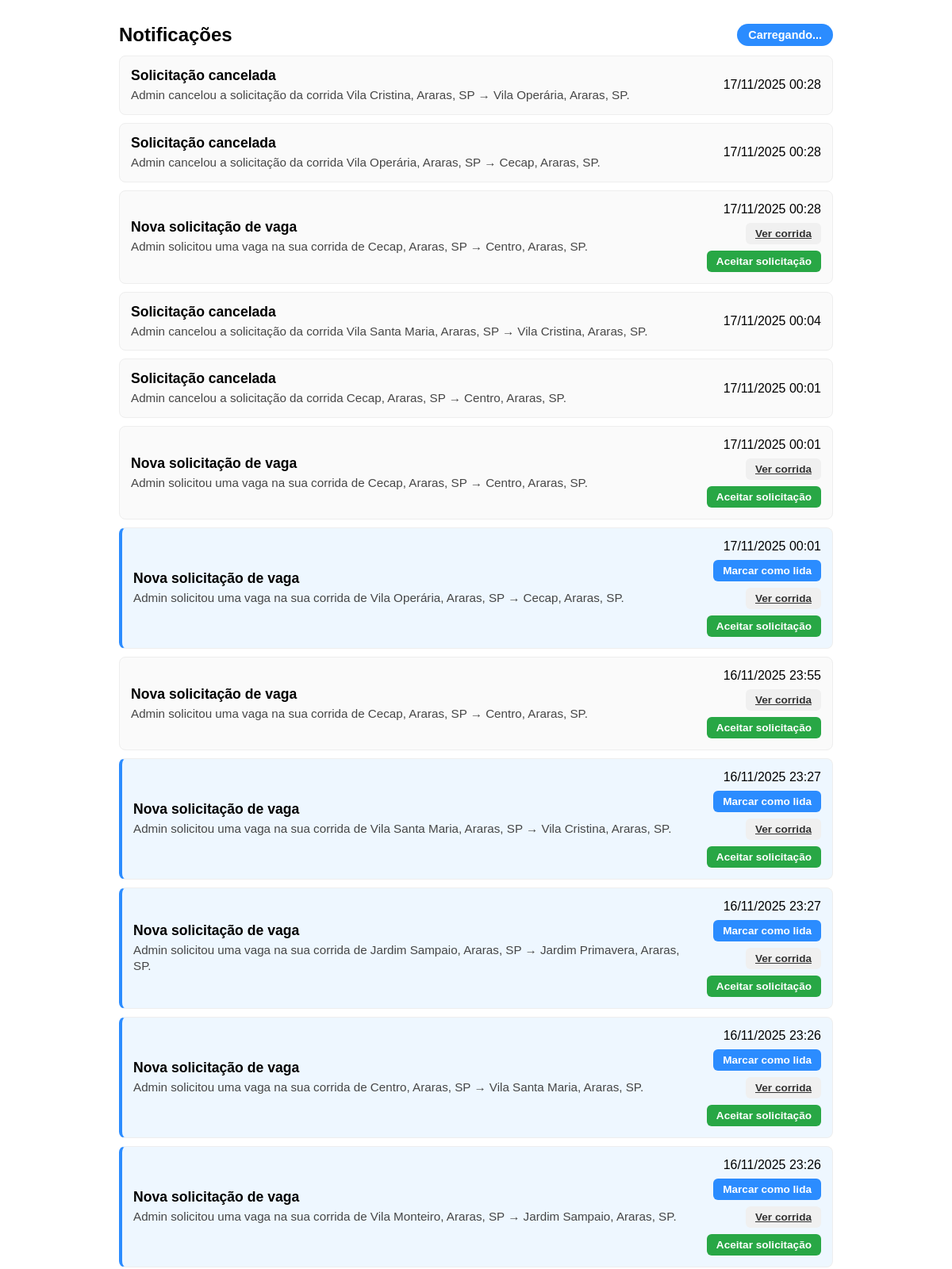
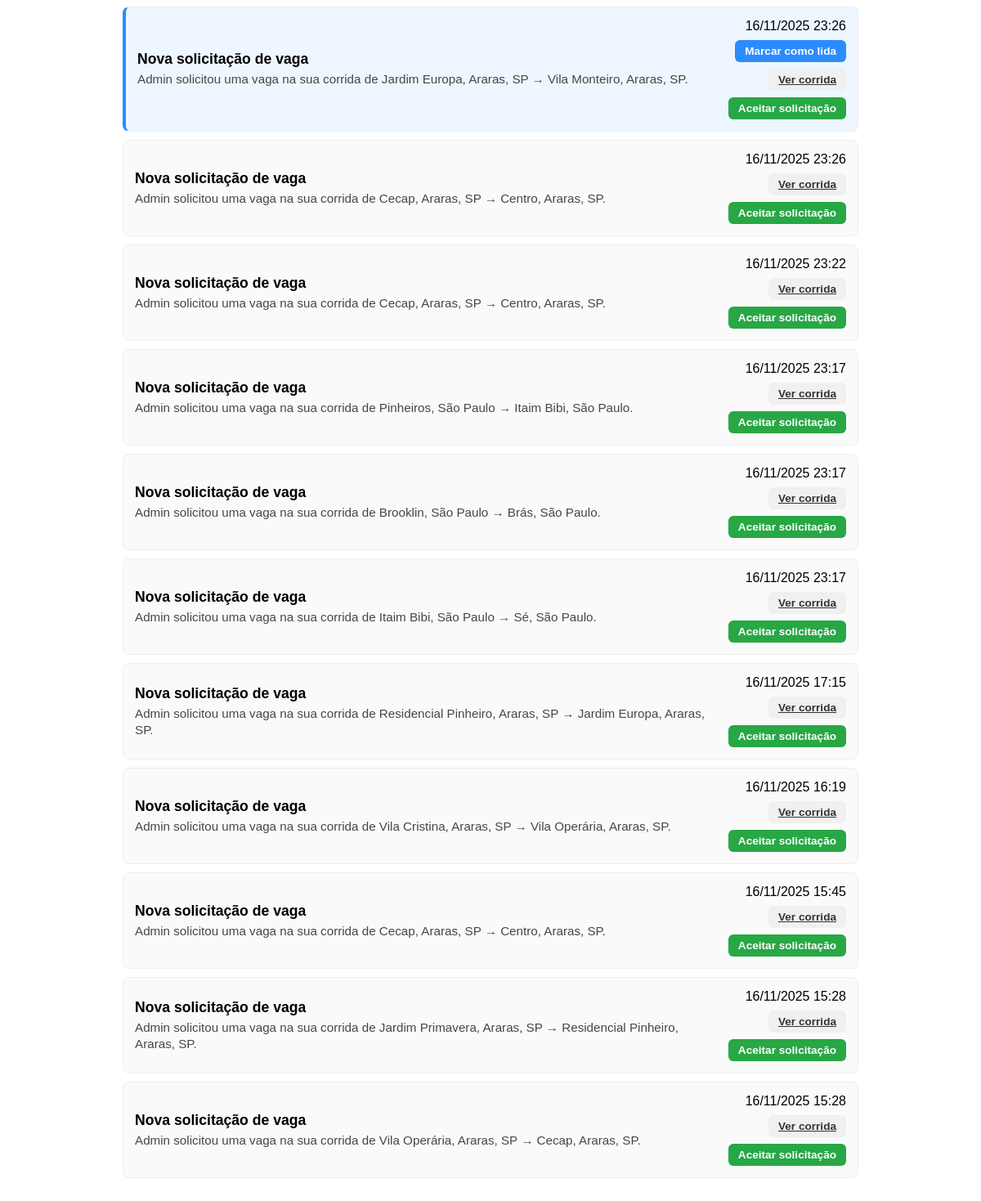
The page /notificacao/ (signed in) on the database its author committed (2 pictures, top to bottom).
### notificacao/models.py (models this page shows, shortened)
class Notificacao(models.Model):
    TIPO_SOLICITACAO_RECEBIDA = 'solicitacao_recebida'
    TIPO_SOLICITACAO_RESPONDIDA = 'solicitacao_respondida'
    TIPO_CHOICES = [
        (TIPO_SOLICITACAO_RECEBIDA, 'Solicitação recebida'),
        (TIPO_SOLICITACAO_RESPONDIDA, 'Solicitação respondida'),
    ]
    usuario = models.ForeignKey(settings.AUTH_USER_MODEL, on_delete=models.CASCADE, related_name='notificacoes')
    titulo = models.CharField(max_length=200)
    mensagem = models.TextField()
    tipo = models.CharField(max_length=50, choices=TIPO_CHOICES)
    dados = models.JSONField(default=dict, blank=True)  # ex: {"corrida_id": 12, "solicitacao_id": 33}
    lida = models.BooleanField(default=False)
    criada_em = models.DateTimeField(auto_now_add=True)
    class Meta:
        ordering = ['-criada_em']

### notificacao/views.py (the view)
# urls.py: path("", views.lista_notificacoes, name="lista"),
@login_required
def lista_notificacoes(request):
    notificacoes = Notificacao.objects.filter(usuario=request.user).order_by('-criada_em')[:100]
    return render(request, "notificacao/lista_notificacoes.html", {"notificacoes": notificacoes})

### notificacao/templates/notificacao/lista_notificacoes.html (shortened to what this page needs)
{% extends "base.html" %}
{% load static %}
{% block content %}
<div class="notif-page">
  <div class="notif-header">
    <h2>Notificações</h2>
    <div id="notif-badge" class="notif-badge">Carregando...</div>
  </div>
  <div id="notif-list" class="notif-list">
    {% for n in notificacoes %}
      <div class="notif-item {% if not n.lida %}nao-lida{% endif %}" data-id="{{ n.id }}">
        <div class="notif-main">
          <div class="notif-title">{{ n.titulo }}</div>
          <div class="notif-msg">{{ n.mensagem }}</div>
        </div>
        <div class="notif-meta">
          <div class="notif-time">{{ n.criada_em|date:"d/m/Y H:i" }}</div>
          {% if not n.lida %}
            <button class="btn-marcar-lida" data-id="{{ n.id }}">Marcar como lida</button>
          {% endif %}
          {% if n.tipo == n.TIPO_SOLICITACAO_RECEBIDA and n.dados.corrida_id %}
            <a href="{% url 'corrida:detalhe' n.dados.corrida_id %}" class="btn-detalhe">Ver corrida</a>
            {% if n.dados.solicitacao_id %}
              <button class="btn-aceitar" data-corrida="{{ n.dados.corrida_id }}" data-solicitacao="{{ n.dados.solicitacao_id }}">
                Aceitar solicitação
              </button>
            {% endif %}
          {% endif %}
        </div>
      </div>
    {% empty %}
      <p>Você não possui notificações.</p>
    {% endfor %}
  </div>
</div>
<link rel="stylesheet" href="{% static 'notificacao/css/notificacoes.css' %}">
{% endblock %}

### notificacao/static/notificacao/css/notificacoes.css (style rules this page uses)
.notif-page { max-width: 900px; margin: 18px auto; padding: 12px; font-family: sans-serif; }
.notif-header { display: flex; justify-content: space-between; align-items: center; margin-bottom: 12px; }
.notif-header h2 { font-size: 1.5rem; margin: 0; }
.notif-badge { background: #2b8cff; color: white; padding: 6px 14px; border-radius: 999px; font-weight: 700; font-size: 0.9rem; min-width: 80px; text-align: center; transition: background 0.2s; }
.notif-list { display: flex; flex-direction: column; gap: 10px; }
.notif-item { display: flex; justify-content: space-between; gap: 12px; padding: 14px; border-radius: 8px; background: #fafafa; border: 1px solid #eee; align-items: center; transition: transform 0.1s, box-shadow 0.1s; }
.notif-item.nao-lida { background: #eef7ff; border-left: 4px solid #2b8cff; }
.notif-main { flex: 1; }
.notif-title { font-weight: 700; margin-bottom: 4px; font-size: 1.1rem; }
.notif-msg { color: #333; opacity: 0.9; font-size: 0.95rem; line-height: 1.3; }
.notif-meta { white-space: nowrap; display: flex; flex-direction: column; gap: 8px; align-items: flex-end; }
.btn-marcar-lida, .btn-detalhe, .btn-aceitar { padding: 6px 12px; border-radius: 6px; border: none; cursor: pointer; font-size: 0.85rem; font-weight: 600; transition: background 0.2s; }
.btn-marcar-lida { background: #2b8cff; color: white; }
.btn-detalhe { background: #f0f0f0; color: #333; }
.btn-aceitar { background: #28a745; color: white; }

### rows shown on the page
Notificacao: titulo "Solicitação cancelada", mensagem "Admin cancelou a solicitação da corrida Vila Cristina, Araras, SP → Vila Operária, Araras, SP.", criada_em "17/11/2025 00:28"
Notificacao: titulo "Solicitação cancelada", mensagem "Admin cancelou a solicitação da corrida Vila Operária, Araras, SP → Cecap, Araras, SP.", criada_em "17/11/2025 00:28"
Notificacao: titulo "Nova solicitação de vaga", mensagem "Admin solicitou uma vaga na sua corrida de Cecap, Araras, SP → Centro, Araras, SP.", criada_em "17/11/2025 00:28"
Notificacao: titulo "Solicitação cancelada", mensagem "Admin cancelou a solicitação da corrida Vila Santa Maria, Araras, SP → Vila Cristina, Araras, SP.", criada_em "17/11/2025 00:04"
Notificacao: titulo "Solicitação cancelada", mensagem "Admin cancelou a solicitação da corrida Cecap, Araras, SP → Centro, Araras, SP.", criada_em "17/11/2025 00:01"
Notificacao: titulo "Nova solicitação de vaga", mensagem "Admin solicitou uma vaga na sua corrida de Cecap, Araras, SP → Centro, Araras, SP.", criada_em "17/11/2025 00:01"
Notificacao: titulo "Nova solicitação de vaga", mensagem "Admin solicitou uma vaga na sua corrida de Vila Operária, Araras, SP → Cecap, Araras, SP.", criada_em "17/11/2025 00:01"
Notificacao: titulo "Nova solicitação de vaga", mensagem "Admin solicitou uma vaga na sua corrida de Cecap, Araras, SP → Centro, Araras, SP.", criada_em "16/11/2025 23:55"
Notificacao: titulo "Nova solicitação de vaga", mensagem "Admin solicitou uma vaga na sua corrida de Vila Santa Maria, Araras, SP → Vila Cristina, Araras, SP.", criada_em "16/11/2025 23:27"
Notificacao: titulo "Nova solicitação de vaga", mensagem "Admin solicitou uma vaga na sua corrida de Jardim Sampaio, Araras, SP → Jardim Primavera, Araras, SP.", criada_em "16/11/2025 23:27"
Notificacao: titulo "Nova solicitação de vaga", mensagem "Admin solicitou uma vaga na sua corrida de Centro, Araras, SP → Vila Santa Maria, Araras, SP.", criada_em "16/11/2025 23:26"
Notificacao: titulo "Nova solicitação de vaga", mensagem "Admin solicitou uma vaga na sua corrida de Vila Monteiro, Araras, SP → Jardim Sampaio, Araras, SP.", criada_em "16/11/2025 23:26"
Notificacao: titulo "Nova solicitação de vaga", mensagem "Admin solicitou uma vaga na sua corrida de Jardim Europa, Araras, SP → Vila Monteiro, Araras, SP.", criada_em "16/11/2025 23:26"
Notificacao: titulo "Nova solicitação de vaga", mensagem "Admin solicitou uma vaga na sua corrida de Cecap, Araras, SP → Centro, Araras, SP.", criada_em "16/11/2025 23:26"
Notificacao: titulo "Nova solicitação de vaga", mensagem "Admin solicitou uma vaga na sua corrida de Cecap, Araras, SP → Centro, Araras, SP.", criada_em "16/11/2025 23:22"
Notificacao: titulo "Nova solicitação de vaga", mensagem "Admin solicitou uma vaga na sua corrida de Pinheiros, São Paulo → Itaim Bibi, São Paulo.", criada_em "16/11/2025 23:17"
Notificacao: titulo "Nova solicitação de vaga", mensagem "Admin solicitou uma vaga na sua corrida de Brooklin, São Paulo → Brás, São Paulo.", criada_em "16/11/2025 23:17"
Notificacao: titulo "Nova solicitação de vaga", mensagem "Admin solicitou uma vaga na sua corrida de Itaim Bibi, São Paulo → Sé, São Paulo.", criada_em "16/11/2025 23:17"
Notificacao: titulo "Nova solicitação de vaga", mensagem "Admin solicitou uma vaga na sua corrida de Residencial Pinheiro, Araras, SP → Jardim Europa, Araras, SP.", criada_em "16/11/2025 17:15"
Notificacao: titulo "Nova solicitação de vaga", mensagem "Admin solicitou uma vaga na sua corrida de Vila Cristina, Araras, SP → Vila Operária, Araras, SP.", criada_em "16/11/2025 16:19"
Notificacao: titulo "Nova solicitação de vaga", mensagem "Admin solicitou uma vaga na sua corrida de Cecap, Araras, SP → Centro, Araras, SP.", criada_em "16/11/2025 15:45"
Notificacao: titulo "Nova solicitação de vaga", mensagem "Admin solicitou uma vaga na sua corrida de Jardim Primavera, Araras, SP → Residencial Pinheiro, Araras, SP.", criada_em "16/11/2025 15:28"
Notificacao: titulo "Nova solicitação de vaga", mensagem "Admin solicitou uma vaga na sua corrida de Vila Operária, Araras, SP → Cecap, Araras, SP.", criada_em "16/11/2025 15:28"
